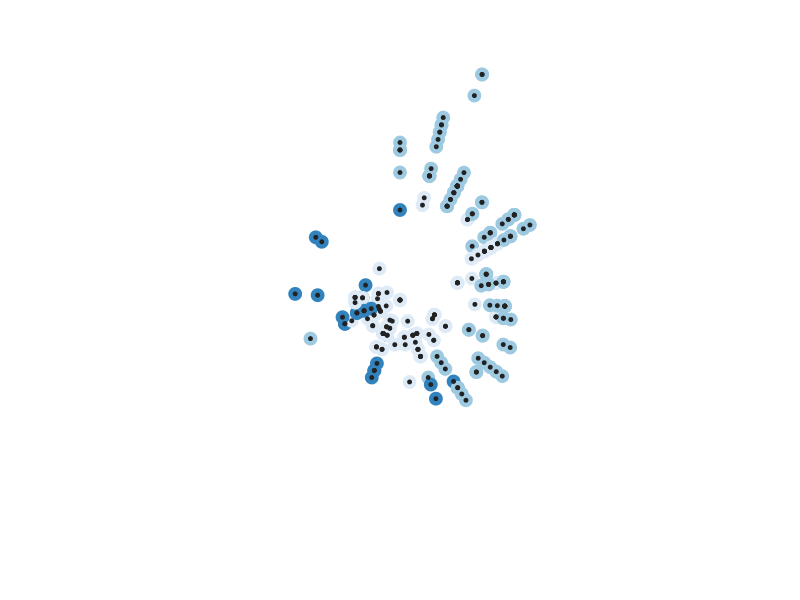

This figure's R source:
## ---- chunk 1
#| fig-width: 7
#| fig-height: 7

library("tidyverse")

mpg |>
  ggplot(aes(displ, hwy, colour = drv)) + 
  geom_point(show.legend = FALSE, size = 4) + 
  geom_point(show.legend = FALSE, size = 1, colour = "#222222") + 
  coord_polar() + 
  theme_void() + 
  scale_color_brewer()
## ---- chunk 2
2+2 
a <- 5
